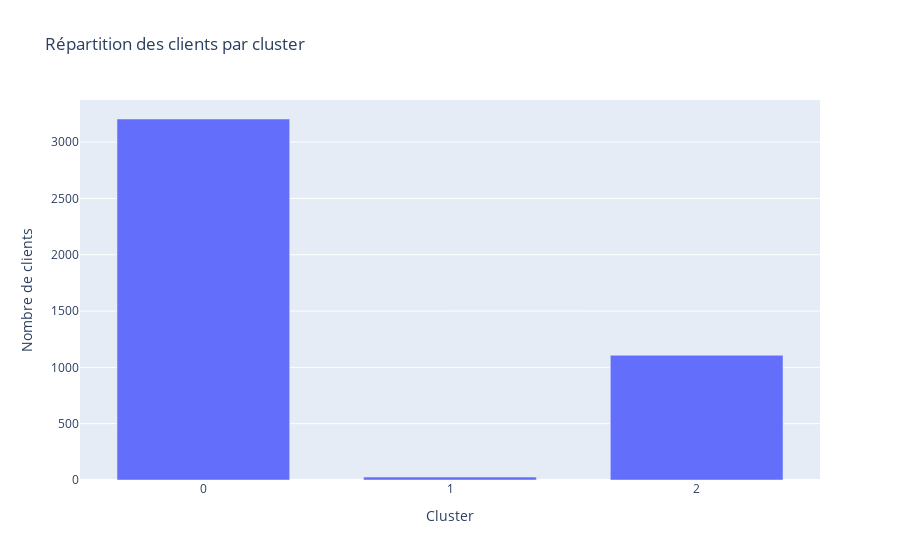

Notebook code for this chart:
### Markdown cell above
Le cluster 0 représente la plus grande partie de la clientèle (3205 clients). Il correspond à des clients actifs réguliers, avec une récence modérée, une fréquence d’achat moyenne et une valeur monétaire significative. Ces clients constituent le cœur de l’activité commerciale et génèrent une part importante du chiffre d’affaires de manière stable.

Le cluster 1 regroupe une très faible proportion de clients (26 clients), caractérisés par une récence très faible, une fréquence d’achat extrêmement élevée et une valeur monétaire très importante. Ce segment correspond à des clients à très forte valeur, probablement des acheteurs en gros ou des clients professionnels (B2B), représentant un enjeu stratégique majeur malgré leur faible nombre.

Le cluster 2 regroupe une proportion intermédiaire de clients (1107 clients). Ces clients présentent une récence élevée, une faible fréquence d’achat et une valeur monétaire limitée. Il s’agit de clients peu actifs ou dormants, présentant un risque de churn plus élevé et pouvant faire l’objet de campagnes de réactivation ciblées.

### Code cell
fig = px.bar(
    pdf,
    x="cluster",
    y="nb_clients",
    title="Répartition des clients par cluster",
    labels={
        "cluster": "Cluster",
        "nb_clients": "Nombre de clients"
    }
)

fig.update_layout(
    xaxis=dict(type="category"),
    bargap=0.3
)

fig.show()

### Figure 1 — Plotly figure (JSON) as saved in the notebook; plotly's stock layout.template omitted (floating-point values rounded to 4 significant figures)
{"data": [{"hovertemplate": "Cluster=%{x}<br>Nombre de clients=%{y}<extra></extra>", "legendgroup": "", "marker": {"color": "#636efa", "pattern": {"shape": ""}}, "name": "", "orientation": "v", "showlegend": false, "textposition": "auto", "type": "bar", "x": [0, 1, 2], "xaxis": "x", "y": [3205, 26, 1107], "yaxis": "y"}], "layout": {"bargap": 0.3, "barmode": "relative", "legend": {"tracegroupgap": 0}, "title": {"text": "Répartition des clients par cluster"}, "xaxis": {"anchor": "y", "domain": [0, 1], "title": {"text": "Cluster"}, "type": "category"}, "yaxis": {"anchor": "x", "domain": [0, 1], "title": {"text": "Nombre de clients"}}}}
